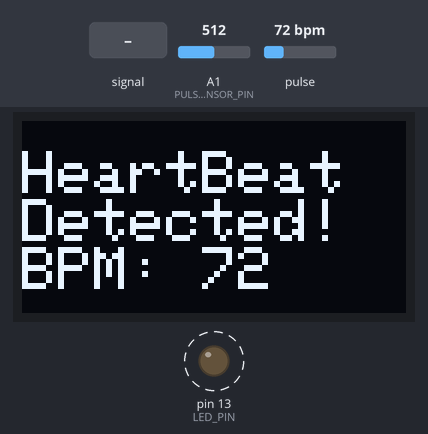
Recording of a sketch running on a simulated Arduino Uno, built with avr-gcc and run on an emulated ATmega328P. Parts: 128×64 one-colour display, output pins drawn as LEDs (lit = HIGH). Dashed ring = blinking. The inputs (shaded band) are chosen by the test bench; at power-on: A1 (PULSE_SENSOR_PIN) = 512, pulse 72 bpm. What the sketch prints to the serial monitor is not drawn.

Above: at 3.2 s.
3.3 s: A1 (PULSE_SENSOR_PIN) set to 54
6.3 s: A1 (PULSE_SENSOR_PIN) set to 46
At 7.5 s:
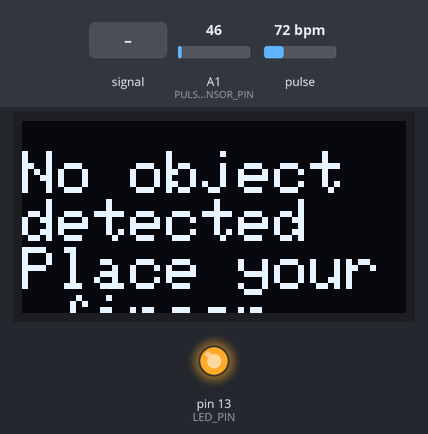
7.8 s: A1 (PULSE_SENSOR_PIN) set to 110
At 7.93 s:
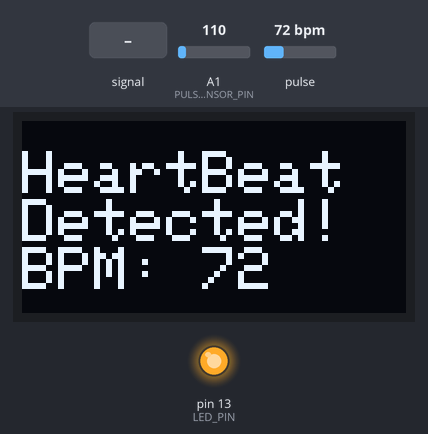
10.8 s: pulse set to 42 bpm
At 13.0 s:
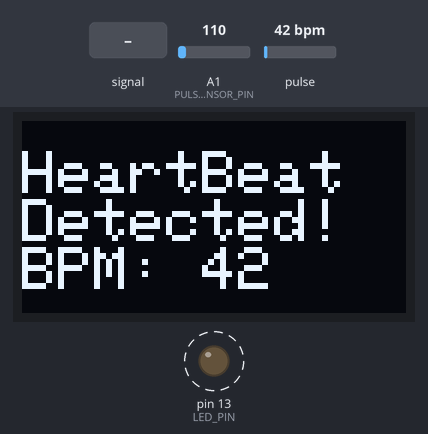
13.5 s: A1 (PULSE_SENSOR_PIN) fed a 200 Hz sine of ±81 counts around its level
At 15.4 s:
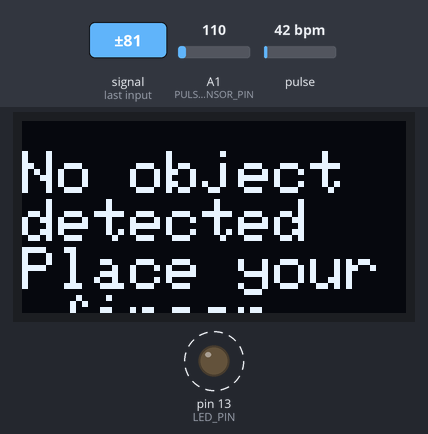
16.5 s: pulse set to 100 bpm
At 16.83 s:
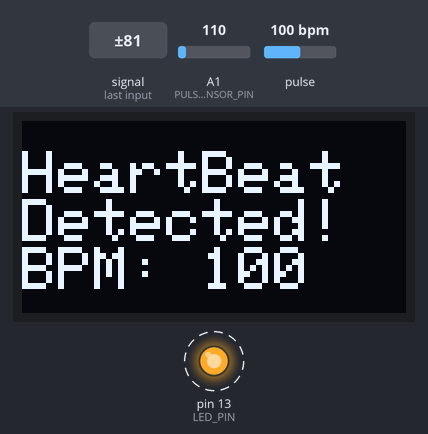
Timing chart, 0 to 19.2 s (numbered marks = the images above; inputs shaded):
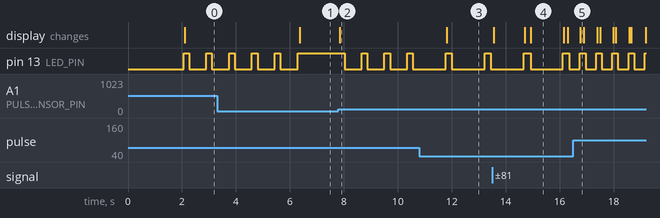

The sketch:

heartmonitor.ino
```cpp
#define USE_ARDUINO_INTERRUPTS true
#include <Wire.h>
#include <Adafruit_GFX.h>
#include <Adafruit_SSD1306.h>
#include <PulseSensorPlayground.h>

#define SCREEN_WIDTH 128
#define SCREEN_HEIGHT 64
Adafruit_SSD1306 display(SCREEN_WIDTH, SCREEN_HEIGHT, &Wire, -1);

const int PULSE_SENSOR_PIN = A1;
const int LED_PIN = 13;
const int THRESHOLD = 100;  // Increased threshold for better detection
// const float ALPHA = 0.1;
const int NO_OBJECT_THRESHOLD = 50;  // Threshold to detect when no object is present

PulseSensorPlayground pulseSensor;
// float filteredBPM = 0;
bool objectPresent = false;

void setup() {
  Serial.begin(9600);

  if (!display.begin(SSD1306_SWITCHCAPVCC, 0x3C)) {
    Serial.println(F("SSD1306 allocation failed"));
    for (;;);
  }

  display.clearDisplay();
  display.setTextSize(2);
  display.setTextColor(WHITE);
  display.setCursor(0, 10);
  display.println("Heartrate Monitor");
  display.setTextSize(1);
  display.println("~shibjyoti");
  display.display();
  delay(2000);
  display.setTextSize(2);
  display.clearDisplay();

  pulseSensor.analogInput(PULSE_SENSOR_PIN);
  pulseSensor.blinkOnPulse(LED_PIN);
  pulseSensor.setThreshold(THRESHOLD);

  if (pulseSensor.begin()) {
    Serial.println("PulseSensor object created successfully!");
  }
}

void loop() {
  int rawSignal = analogRead(PULSE_SENSOR_PIN);

  if (rawSignal < NO_OBJECT_THRESHOLD) {
    if (objectPresent) {
      objectPresent = false;
      Serial.println("No object detected on the sensor");
      display.clearDisplay();
      display.setCursor(0, 10);
      display.println("No object detected");
      display.println("Place your finger");
      display.println("on the sensor");
      display.display();
    }
  } else {
    objectPresent = true;

    int currentBPM = pulseSensor.getBeatsPerMinute();

    if (pulseSensor.sawStartOfBeat()) {
      Serial.println("\n♥ A HeartBeat Happened!");
      Serial.print("BPM: ");
      Serial.println(currentBPM);

      display.clearDisplay();
      display.setCursor(0, 10);
      display.println("HeartBeat Detected!");
      // display.print("Filtered BPM: ");
      // display.println(filteredBPM);
      display.print("BPM: ");
      display.println(currentBPM);
      display.display();
    }
  }

  delay(20);
}
```

Measured:
- the behaviour switches between 50 and 49 on A1 (PULSE_SENSOR_PIN) (found by bisection; images 0 and 1)
- after the input at 6.3 s, pin 13 (LED_PIN): stays HIGH (without the input it goes to LOW after 0.20 s); the display: changes after 0.06 s (image 1)
- after the input at 7.8 s, pin 13 (LED_PIN): alternates HIGH for 0.21 s and LOW for 0.63 s, starting after 0.23 s; the display: changes at once (image 2)
- after the input at 10.8 s, pin 13 (LED_PIN): alternates HIGH for 0.21 s and LOW for 1.2 s, starting after 0.99 s; the display: changes after 1.0 s (image 3)
- after the input at 13.5 s, the display: changes after 0.05 s (image 4)
- after the input at 16.5 s, the display: changes after 0.27 s (image 5)
- by itself, pin 13 (LED_PIN): alternates HIGH for 0.21 s and LOW for 0.63 s
